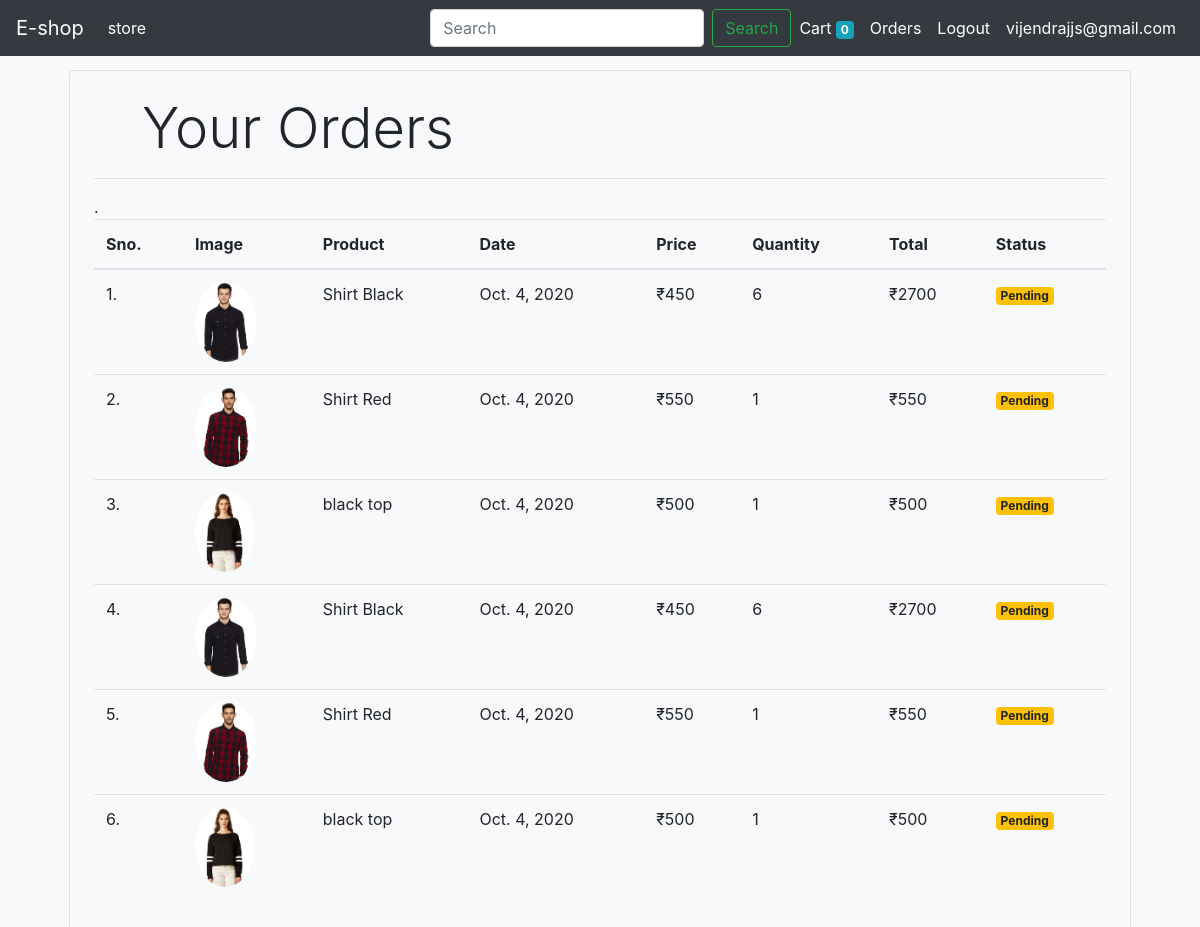
The page /order/ (signed in) on the database its author committed.
### store/models.py (models this page shows, shortened)
class Order(models.Model):
    product = models.ForeignKey(Product,on_delete=models.CASCADE)
    customer = models.ForeignKey(customer,on_delete=models.CASCADE)
    quantity =models.IntegerField(default=1)
    price = models.IntegerField()
    address = models.CharField(max_length=50,default='')
    phone = models.CharField(max_length=10)
    date = models.DateField(default=datetime.datetime.today)
    status = models.BooleanField(default=False)
    @staticmethod
    def get_orders_by_customer(customer_id):
       return Order.objects.filter(customer = customer_id).order_by('-date')

class Product(models.Model):
    name = models.CharField(max_length=20)
    price = models.IntegerField(default=0)
    category = models.ForeignKey(Category, on_delete=models.CASCADE, default=1)
    description = models.CharField(max_length=50, default='', null=True, blank=True)
    image = models.ImageField(upload_to='uploads/products/')

### store/middlewares/auth.py (the view)
    def middleware(request):
        returnUrl =request.META['PATH_INFO']
        print(request.META['PATH_INFO'])
        if not request.session.get('customer'):
            return redirect('login')
        print("middleware")
        response = get_response(request)
        return response

### store/templatetags/cart.py (called while the page is built)
@register.filter(name='currency')
def currency(number):
    return "₹" + str(number)

@register.filter(name='multiply')
def multiply(number, number1):
    return number * number1

### store/views.py (called while the page is built)
@auth_middleware
def order(request):
    cust = request.session.get('customer')
    orders = Order.get_orders_by_customer(cust)
    return render(request, 'order.html', {'orders': orders})

### store/templates/order.html (shortened to what this page needs)
{%extends 'base.html'%} {% load cart%}
    {%block content%}
    <div class="container" style="margin-top:70px;">
      <div class="border rounded p-4 m-4">
        <p class="display-4 pl-4 ml-4">Your Orders</p>
        <hr />
        .
        <table class="table">
          <thead>
            <tr>
              <th>Sno.</th>
              <th>Image</th>
              <th>Product</th>
              <th>Date</th>
              <th>Price</th>
              <th>Quantity</th>
              <th>Total</th>
              <th>Status</th>
            </tr>
          </thead>
          <tbody>
            {% for order in orders%}
             <tr>
              <td>{{forloop.counter}}.</td>
              <td>
                <img
                  style="height: 80px"
                  class="rounded-circle"
                  src="{{order.product.image.url}}"
                />
              </td>
              <td>{{order.product.name}}</td>
              <td>{{order.date}}</td>
              <td>{{order.price|currency}}</td>
              <td>{{order.quantity}}</td>
              <td>{{order.quantity|multiply:order.price|currency}}</td>
              {% if order.status %}
              <td><small class="badge badge-success">Completed</small></td>
              {%else%}
              <td><small class="badge badge-warning">Pending</small></td>
              {%endif%}
            </tr>
            {%endfor%}
          </tbody>
        </table>
      </div>
    </div>
    {%endblock%}

### rows shown on the page
Order: product.image (picture), product.name "Shirt Black", date "Oct. 4, 2020", price "₹450", quantity "6", quantity|multiply "₹2700", status "Pending"
Order: product.image (picture), product.name "Shirt Red", date "Oct. 4, 2020", price "₹550", quantity "1", quantity|multiply "₹550", status "Pending"
Order: product.image (picture), product.name "black top", date "Oct. 4, 2020", price "₹500", quantity "1", quantity|multiply "₹500", status "Pending"
Order: product.image (picture), product.name "Shirt Black", date "Oct. 4, 2020", price "₹450", quantity "6", quantity|multiply "₹2700", status "Pending"
Order: product.image (picture), product.name "Shirt Red", date "Oct. 4, 2020", price "₹550", quantity "1", quantity|multiply "₹550", status "Pending"
Order: product.image (picture), product.name "black top", date "Oct. 4, 2020", price "₹500", quantity "1", quantity|multiply "₹500", status "Pending"

### other values the page prints
{{ request.session.cart.keys|length }} "0"
{{ request.session.email }} "vijendrajjs@gmail.com"
